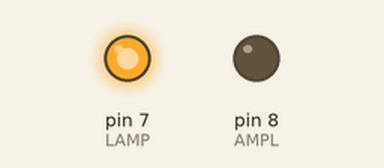
This sketch was run on a simulated Arduino Uno, built with avr-gcc and run on an emulated ATmega328P. Shown: output pins drawn as LEDs (lit = HIGH).

Above: at 0.5 s.
At 2.5 s:
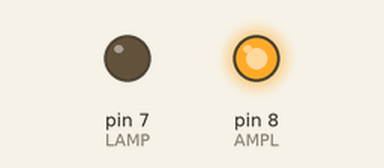
At 3.5 s:
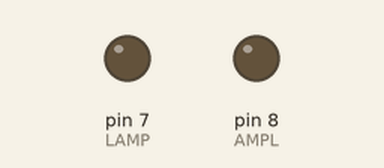
Timing chart, 0 to 5.2 s (numbered marks = the images above):
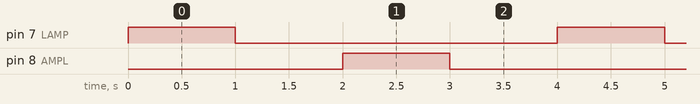

The sketch:

Relay.ino
```cpp
/*-------------------------

Pengkabelan:


Arduino             Relay
D7                  CH 1
D8                  CH 2

*/

#define LAMP 7
#define AMPL 8

#define ON 1
#define OFF 0

void setup() {
  pinMode(LAMP, OUTPUT);
  pinMode(AMPL, OUTPUT);
}

// the loop function runs over and over again forever
void loop() {
  digitalWrite(LAMP, ON);
  delay(1000);
  digitalWrite(LAMP, OFF);
  delay(1000);

  digitalWrite(AMPL, ON);
  delay(1000);
  digitalWrite(AMPL, OFF);
  delay(1000);
}
```

Measured:
- by itself, pin 7 (LAMP), pin 8 (AMPL): alternates HIGH for 1.0 s and LOW for 3.0 s
- by itself, everything shown: repeats every 4.0 s, in 4 steps
